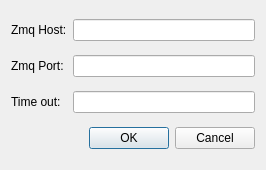
<?xml version="1.0" encoding="UTF-8"?>
<ui version="4.0">
 <class>SettingWidget</class>
 <widget class="QWidget" name="SettingWidget">
  <property name="geometry">
   <rect>
    <x>0</x>
    <y>0</y>
    <width>266</width>
    <height>170</height>
   </rect>
  </property>
  <property name="windowTitle">
   <string>Setting</string>
  </property>
  <layout class="QGridLayout" name="gridLayout">
   <item row="0" column="0">
    <widget class="QLabel" name="label">
     <property name="text">
      <string>Zmq Host:</string>
     </property>
    </widget>
   </item>
   <item row="0" column="1">
    <widget class="QLineEdit" name="hostEdit"/>
   </item>
   <item row="1" column="0">
    <widget class="QLabel" name="label_2">
     <property name="text">
      <string>Zmq Port:</string>
     </property>
    </widget>
   </item>
   <item row="1" column="1">
    <widget class="QLineEdit" name="portEdit"/>
   </item>
   <item row="2" column="0">
    <widget class="QLabel" name="label_3">
     <property name="text">
      <string>Time out:</string>
     </property>
    </widget>
   </item>
   <item row="2" column="1">
    <widget class="QLineEdit" name="timeoutEdit"/>
   </item>
   <item row="3" column="0" colspan="2">
    <widget class="QDialogButtonBox" name="buttonBox">
     <property name="standardButtons">
      <set>QDialogButtonBox::Cancel|QDialogButtonBox::Ok</set>
     </property>
    </widget>
   </item>
  </layout>
 </widget>
 <resources/>
 <connections>
  <connection>
   <sender>buttonBox</sender>
   <signal>accepted()</signal>
   <receiver>SettingWidget</receiver>
   <slot>onSetAccepted()</slot>
   <hints>
    <hint type="sourcelabel">
     <x>87</x>
     <y>140</y>
    </hint>
    <hint type="destinationlabel">
     <x>441</x>
     <y>171</y>
    </hint>
   </hints>
  </connection>
  <connection>
   <sender>buttonBox</sender>
   <signal>rejected()</signal>
   <receiver>SettingWidget</receiver>
   <slot>onSetRejected()</slot>
   <hints>
    <hint type="sourcelabel">
     <x>155</x>
     <y>142</y>
    </hint>
    <hint type="destinationlabel">
     <x>619</x>
     <y>150</y>
    </hint>
   </hints>
  </connection>
 </connections>
 <slots>
  <slot>onSetAccepted()</slot>
  <slot>onSetRejected()</slot>
 </slots>
</ui>
